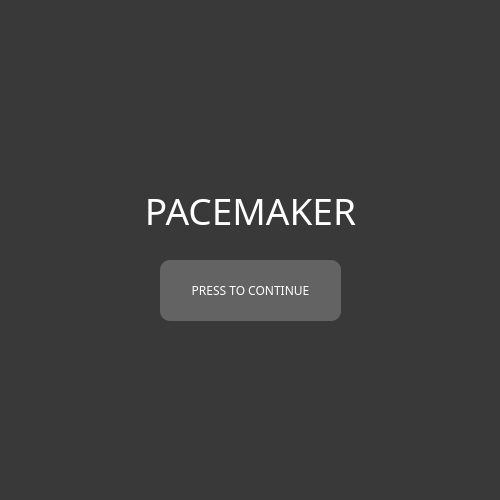
<?xml version="1.0" encoding="UTF-8"?>
<ui version="4.0">
 <class>Dialog</class>
 <widget class="QDialog" name="Dialog">
  <property name="geometry">
   <rect>
    <x>0</x>
    <y>0</y>
    <width>500</width>
    <height>500</height>
   </rect>
  </property>
  <property name="minimumSize">
   <size>
    <width>500</width>
    <height>500</height>
   </size>
  </property>
  <property name="maximumSize">
   <size>
    <width>500</width>
    <height>500</height>
   </size>
  </property>
  <property name="windowTitle">
   <string>Dialog</string>
  </property>
  <property name="styleSheet">
   <string notr="true">background-color: rgb(57, 57, 57);</string>
  </property>
  <widget class="QLabel" name="label_6">
   <property name="geometry">
    <rect>
     <x>0</x>
     <y>190</y>
     <width>501</width>
     <height>41</height>
    </rect>
   </property>
   <property name="font">
    <font>
     <family>Franklin Gothic Book</family>
     <pointsize>28</pointsize>
    </font>
   </property>
   <property name="styleSheet">
    <string notr="true">color: rgb(255, 255, 255);
font-size: 28pt;</string>
   </property>
   <property name="text">
    <string>PACEMAKER</string>
   </property>
   <property name="alignment">
    <set>Qt::AlignCenter</set>
   </property>
  </widget>
  <widget class="QPushButton" name="continuebutton">
   <property name="geometry">
    <rect>
     <x>160</x>
     <y>260</y>
     <width>181</width>
     <height>61</height>
    </rect>
   </property>
   <property name="font">
    <font>
     <family>Franklin Gothic Book</family>
    </font>
   </property>
   <property name="styleSheet">
    <string notr="true">color: rgb(255, 255, 255);
border-radius: 10;
background-color: rgb(99, 99, 99);</string>
   </property>
   <property name="text">
    <string>PRESS TO CONTINUE</string>
   </property>
  </widget>
 </widget>
 <resources/>
 <connections/>
</ui>
